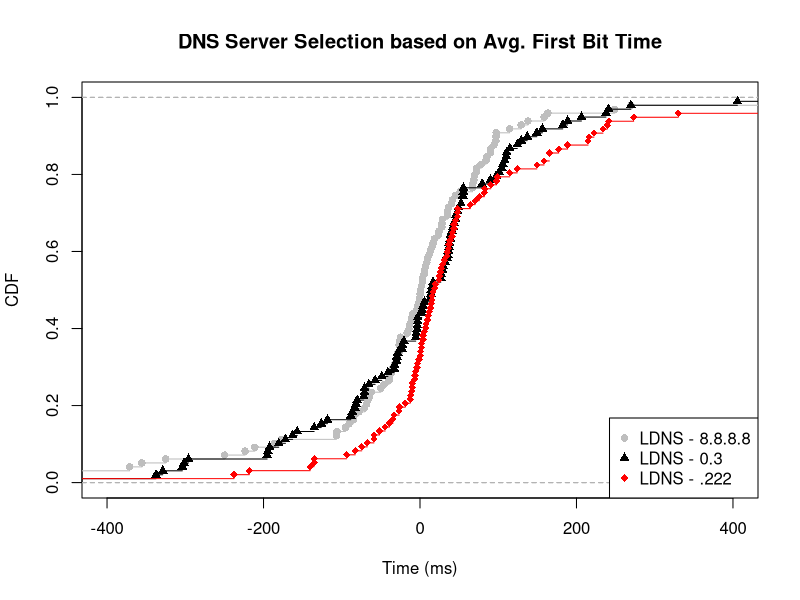

R code for this plot:
ldns_google <- c(1.77777777777778, -11.25, -62.4761904761905, 28.5, 3.05555555555555, -0.333333333333336, 90, -211.1, 18.2709359605911, -84.4583333333333, 269.5, 35.1666666666667, -177.3, 158.6, -14.2, -25.6666666666667, -50.0833333333333, 78.1944444444444, 45.3333333333334, 90.5, 97.4, -70.7777777777778, -9.27777777777778, -25.25, 35.1666666666666, 0.583333333333336, 16.75, 23.3888888888889, 13.5, 67.5, -28.6666666666667, -371, -325.055555555556, 84.3333333333333, -551.5, -26.5833333333333, -64.4444444444445, -10.4941176470588, -36.1666666666667, 129.333333333333, -26.5833333333333, 24.5138888888889, -90.5, 72.0416666666667, 8.66666666666669, -95.1666666666667, -66.5, 3.22222222222221, -355.388888888889, 69.3333333333333, 6.03333333333334, -30.1666666666667, 15.5, -223.583333333333, 873.083333333333, 651.588235294118, -106.833333333333, -865.916666666667, 97.1666666666667, -654.444444444444, -186.203703703704, 97, 94.75, 0.25, -13.7264957264957, 7.05555555555556, -1.16666666666667, 27.952380952381, 41.6666666666667, 51.3333333333333, -39.5912698412698, -84.8333333333333, 9.79523809523809, 28.1388888888889, -35.3333333333333, -78.1666666666667, 40.0833333333333, 138.01164021164, -68.0979020979021, -249.833333333333, 11.6666666666667, 71.8333333333333, 67.1212121212121, -28.4236111111111, 163.5, -16.5, 36.5, 114.666666666667, 69, 249, -45.8333333333333, -3.83333333333334, -106.233333333333, -2.51666666666667, 5.27272727272727, -32.9166666666667, 85.8333333333333, -39.0555555555556)

ldns_03 <- c(26.6111111111111, -192.277777777778, -195.365079365079, 45.5, -86.5444444444445, -172, 54.6666666666667, 90, -81.875, 14.2887931034483, 104.7, 269.5, 35.1666666666667, -303.7, -180.566666666667, 45.6, 15.5, 49.4166666666667, -328.805555555556, -162.833333333333, -65.3333333333333, 97.4, -88.5, -70.9444444444444, 3.91666666666666, -72, -33.0555555555556, 16.75, 79.3888888888889, 13.5, -28.5, -57.3333333333333, 206.333333333333, 182.5, 188.666666666667, -126.25, -80.1944444444444, -4.77142857142857, 29, 129.333333333333, 38.75, 42.2916666666667, 156.5, 114.875, 39, -3.33333333333334, 137, -3.11111111111111, 5.75, 36.1666666666667, -3.8, 241.166666666667, -22.5, 55.5, -70.9166666666666, -135.320855614973, 1914, -295.916666666667, 106, 101.333333333333, -48.8941798941799, 2.5, -118.25, 110.75, -301.515384615385, 2.22222222222222, 37.1666666666667, 29.702380952381, -20.6666666666667, 14, -40.9902597402598, 48, -29.6769841269841, 55.5555555555556, -194.444444444444, 149.333333333333, -3, 27.0079365079365, -22.7625272331155, -337.333333333333, -32.5833333333333, 110.166666666667, 237.666666666667, 37.3541666666667, 108.166666666667, -1665.5, -83.3333333333333, 32.3333333333333, 124.333333333333, 405.666666666667, 41, 43.5, -156.875, -5.43333333333334, -30.0606060606061, 34.8333333333333, 54.6666666666667, 52.3333333333333)

ldns_222 <- c(-18.8888888888889, 70.5, -135.420634920635, 7.66666666666666, -6.88888888888889, -10, -93.75, -58.875, -34.3333333333333, 18.8582375478927, 26.9916666666667, 97.8333333333333, -33.3333333333333, 177.3, 158.6, 45.6, -4, 11.75, 273.111111111111, 606.333333333333, 90.5, 26.0666666666667, -67.3333333333333, 13.3888888888889, 1.79166666666666, 436.5, 34.8333333333333, -6.25, 9.55555555555556, 0.333333333333334, 30.8333333333333, 14.3333333333333, 214.833333333333, 188.666666666667, 3.91666666666667, -58.8666666666667, -26.7, -39, -26.1666666666667, 25.0833333333333, 5.29166666666666, -12.5, 47.9305555555556, 165.333333333333, -3, 34.5, 82.3888888888889, -51.8055555555555, 38.3333333333333, -494.8, 241.166666666667, 15.5, 165.333333333333, 687.25, 64.3382352941177, 1914, 330.083333333333, -10.5, 216, 7.52962962962964, 222.333333333333, 24.1666666666667, 0.650000000000006, -11.6487179487179, 3.77777777777778, 37.1666666666667, 19.4404761904762, 41.6666666666667, 82.6666666666667, -10.0357142857143, 48, -218.029323308271, 48.2055555555556, -44.5, 149.333333333333, -1.25, 75.9045548654244, 16.8578431372549, -74.4166666666667, 10.6666666666667, -140.333333333333, -237.666666666667, -82.7125, 29, 99, 36.5, 114.666666666667, 124.333333333333, 239.166666666667, 41, 43.5, 43.2361111111111, 15.1777777777778, 1.77272727272727, -5.33333333333333, -135, 233.833333333333)

ldns_google_val = ecdf(ldns_google)
ldns_03_val = ecdf(ldns_03)
ldns_222_val = ecdf(ldns_222)

plot(ldns_google_val, lty=1, col="grey", pch = 16, xlab="Time (ms)", ylab="CDF", main="DNS Server Selection based on Avg. First Bit Time", xlim=c(-400, 400))
lines(ldns_03_val, pch = 17, col = "black")
lines(ldns_222_val, pch = 18, col = "red")

legend("bottomright",  pch = c(16, 17, 18), legend=c("LDNS - 8.8.8.8", "LDNS - 0.3", "LDNS - .222"), col=c("grey", "black", "red"))

